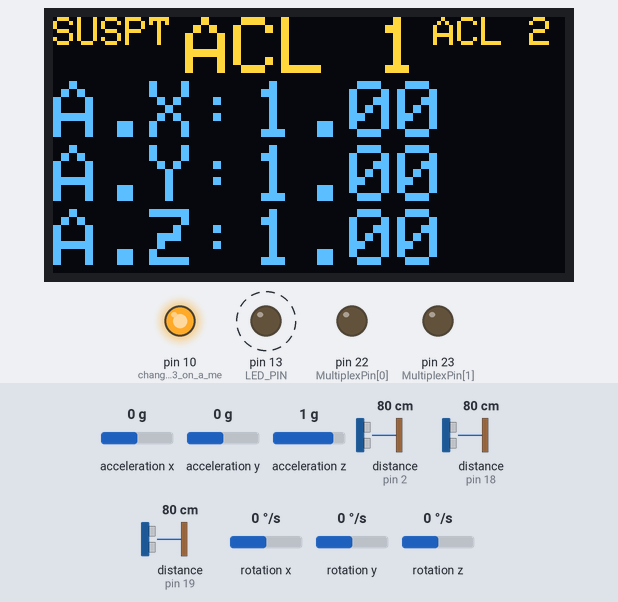
The sketch below on a simulated Arduino Mega 2560, built with avr-gcc and run on an emulated ATmega2560. Shown: 128×64 one-colour display, output pins drawn as LEDs (lit = HIGH). Wiring (inferred from the names in the program): 3 × range finder with pulse-width output: data pin 2 / data pin 18 / data pin 19; MPU-6050 motion sensor at I2C address 0x69. Dashed ring = blinking. The test bench sets the inputs (shaded band); at power-on: acceleration x 0 g, acceleration y 0 g, acceleration z 1 g, distance to the obstacle (sensors on pin 2, pin 18, pin 19) 80 cm, rotation x 0 °/s, rotation y 0 °/s, rotation z 0 °/s. The OLED is the two-colour kind (top 16 rows yellow); the display library's start-up logo is not drawn; the local clock reads 2024-03-15 10:24:30 at power-on unless the sketch sets it; storage starts empty; what the sketch prints to the serial monitor is not drawn.

Above: at 2.12 s.
At 3.26 s:
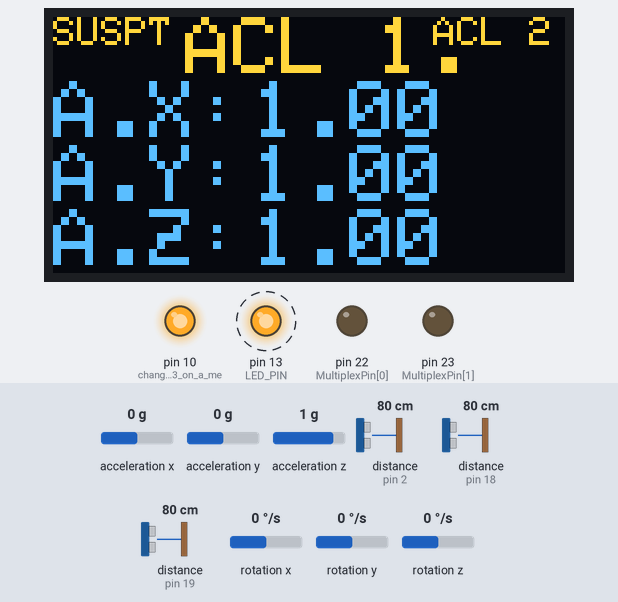
3.3 s: acceleration x set to -1.4 g
4.9 s: acceleration y set to -1.4 g
Timing chart, 0 to 8.4 s (numbered marks = the images above; inputs shaded):
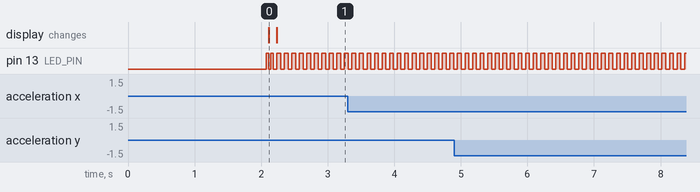

Measured:
- by itself, pin 13 (LED_PIN): alternates HIGH for 0.06 s and LOW for 0.06 s

The sketch:

teste_acelgyro_tela_datalogSD.ino
```cpp
#include <SPI.h>
#include <Wire.h>
#include <MPU6050.h>
#include <Adafruit_GFX.h> //OLED
#include <Adafruit_SSD1306.h> //OLED
#include <SD.h>
#include "RTClib.h"

///
#define SERIAL_BAUDRATE 9600
#define LED_PIN 13
///MPU Releated
const short MPU[3] = {0x68, 0x69, 0x68};

int16_t AcX[3] = {16384,0,16384},
        AcY[3] = {16384,0,16384},
        AcZ[3] = {16384,0,16384},
        GyX[3] = {16384,0,16384},
        GyY[3] = {16384,0,16384},
        GyZ[3] = {16384,0,16384}; //MPU

int16_t Acel_convert = 16384;

int16_t Susp[4] = { 4, 5, 6, 7 };   // posição da suspensão
float   Temp[4] = { 8.1, 9.2, 10.3, 11.4 }; // temp dos discos de freio
int16_t Pressao = 12; // pressao do freio
int16_t VelRoda = 13;
short MultiplexPin[2] = {22, 23}; //posição 1 = pino A
                                //posição 2 = pino B
short sensor_1 = 0, sensor_2 = 1, sensor_3 = 2, sensor_4 = 3;

bool Flash = false, Interrupting = false;
#define INTERRUPT_PIN_PRX 19 //pinos que funcionam: 2, 3, 19, 18
#define INTERRUPT_PIN_ANT 18
#define INTERRUPT_PIN_REC 2
///Display related
#define OLED_RESET 4
Adafruit_SSD1306 display(OLED_RESET);

#define SCREEN_WIDTH 128 // OLED display width, in pixels
#define SCREEN_HEIGHT 64 // OLED display height, in pixels

#define LIN_MENU   0
#define COL_MENU1  0
#define COL_MENU2  33
#define COL_MENU3  95

#define LIN_LABEL1    16
#define LIN_LABEL2    32
#define LIN_LABEL3    48
#define COL_LABEL     0
#define LIN_INFO1     16
#define LIN_INFO2     32
#define LIN_INFO3     48
#define COL_INFO      50

#define TEMP_OFFSET   5
#define SUSP_OFFSET   12

///Opcao selecionada
short opcao = 0;

//Pino CS do cartao SD
int Pino_CS = 10;
File file;
RTC_DS1307 rtc;
bool grava = false;

///MPU Releated
void getGyroValues(int pMultiplex, int pMPU, int16_t *pGyX, int16_t *pGyY, int16_t *pGyZ)
{ // MPU 6050 stuff
  if(pMultiplex == 1 || pMultiplex == 2) // se for um dos dois MPUs ligados juntos no primeiro grupo do multiplexador
  {
    digitalWrite(MultiplexPin[0], LOW);
    digitalWrite(MultiplexPin[1], LOW);
  }
  else // se não liga no segundo
  {
    digitalWrite(MultiplexPin[0], HIGH);
    digitalWrite(MultiplexPin[1], LOW);
  }
  Wire.beginTransmission(pMPU);
  Wire.write(0x43);
  Wire.endTransmission(); //talvez colocar false para não dar problema com o MLX
  Wire.requestFrom(pMPU, 6);
  while(Wire.available() < 6);
  *pGyX = Wire.read()<<8|Wire.read(); //0x43 (GYRO_XOUT_H) & 0x44 (GYRO_XOUT_L)
  *pGyY = Wire.read()<<8|Wire.read(); //0x45 (GYRO_YOUT_H) & 0x46 (GYRO_YOUT_L)
  *pGyZ = Wire.read()<<8|Wire.read(); //0x47 (GYRO_ZOUT_H) & 0x48 (GYRO_ZOUT_L)
}

void getAccelValues(int pMultiplex, int pMPU, int16_t *pAcX, int16_t *pAcY, int16_t *pAcZ)
{ // MPU 6050 stuff
  if(pMultiplex == 1 || pMultiplex == 2) // se for um dos dois MPUs ligados juntos no primeiro grupo do multiplexador
  {
    digitalWrite(MultiplexPin[0], LOW);
    digitalWrite(MultiplexPin[1], LOW);
  }
  else // se não liga no segundo
  {
    digitalWrite(MultiplexPin[0], HIGH);
    digitalWrite(MultiplexPin[1], LOW);
  }
  Wire.beginTransmission(pMPU);
  Wire.write(0x3B);
  Wire.endTransmission(); //talvez colocar false para não dar problema com o MLX
  Wire.requestFrom(pMPU, 6);
  while(Wire.available() < 6);
  *pAcX = Wire.read()<<8|Wire.read(); //0x43 (GYRO_XOUT_H) & 0x44 (GYRO_XOUT_L)
  *pAcY = Wire.read()<<8|Wire.read(); //0x45 (GYRO_YOUT_H) & 0x46 (GYRO_YOUT_L)
  *pAcZ = Wire.read()<<8|Wire.read(); //0x47 (GYRO_ZOUT_H) & 0x48 (GYRO_ZOUT_L)
}

void initializeMPU(int pMultiplex, int pMPU)
{
  //Serial.print("Iniciando MPU");
  if(pMultiplex == 1 || pMultiplex == 2) // se for um dos dois MPUs ligados juntos no primeiro grupo do multiplexador
  {
    digitalWrite(MultiplexPin[0], LOW);
    digitalWrite(MultiplexPin[1], LOW);
  }
  else
  {
    digitalWrite(MultiplexPin[0], HIGH);
    digitalWrite(MultiplexPin[1], LOW);
  }
  //POWER MANAGEMENT RELATED
  Wire.beginTransmission(pMPU); //escrevendo no endereço do MPU
  Wire.write(0x6B);            //acessando registrador responsável
  Wire.write(0b00000000);      //seta o sleep do MPU-6050 em 0
  Wire.endTransmission();      //termina a configuração //talvez colocar false para não dar problema com o MLX

  //GYRO CONFIG RELATED
  Wire.beginTransmission(pMPU);
  Wire.write(0x1B);
  Wire.write(0b00000000);
  Wire.endTransmission();//talvez colocar false para não dar problema com o MLX

  //ACCELEROMETER CONFIG RELATED
  Wire.beginTransmission(pMPU);
  Wire.write(0x1C);
  Wire.write(0b00000000);
  Wire.endTransmission();//talvez colocar false para não dar problema com o MLX
}

void readSensorsData(){
  getAccelValues    (sensor_2 + 1,
                     MPU[sensor_2],
                     &AcX[sensor_2],
                     &AcY[sensor_2],
                     &AcZ[sensor_2]);

  getGyroValues     (sensor_2 + 1,
                     MPU[sensor_2],
                     &GyX[sensor_2],
                     &GyY[sensor_2],
                     &GyZ[sensor_2]);

}

///

void opcao_mais ()
{
  detachInterrupt(digitalPinToInterrupt(digitalPinToInterrupt(INTERRUPT_PIN_PRX)));

   static unsigned long last_interrupt_time = 0;
   unsigned long interrupt_time = millis();
   // If interrupts come faster than 200ms, assume it's a bounce and ignore
   if (interrupt_time - last_interrupt_time > 200)
   {
     opcao++;
     if(opcao > 11)
      opcao = 0;
   }
   last_interrupt_time = interrupt_time;

  attachInterrupt(digitalPinToInterrupt(INTERRUPT_PIN_PRX), opcao_mais, FALLING);
}
void opcao_menos ()
{
  detachInterrupt(digitalPinToInterrupt(digitalPinToInterrupt(INTERRUPT_PIN_ANT)));

   static unsigned long last_interrupt_time = 0;
   unsigned long interrupt_time = millis();
   // If interrupts come faster than 200ms, assume it's a bounce and ignore
   if (interrupt_time - last_interrupt_time > 200)
   {
     opcao--;
     if(opcao < 0)
      opcao = 11;
   }
   last_interrupt_time = interrupt_time;

  attachInterrupt(digitalPinToInterrupt(INTERRUPT_PIN_ANT), opcao_menos, FALLING);
}
void opcao_rec ()
{
  detachInterrupt(digitalPinToInterrupt(digitalPinToInterrupt(INTERRUPT_PIN_REC)));

   static unsigned long last_interrupt_time = 0;
   unsigned long interrupt_time = millis();
   // If interrupts come faster than 200ms, assume it's a bounce and ignore
   if (interrupt_time - last_interrupt_time > 200)
     grava = !grava;

   last_interrupt_time = interrupt_time;

  attachInterrupt(digitalPinToInterrupt(INTERRUPT_PIN_REC), opcao_rec, FALLING);
}

void mostra_menu()
{
  display.setTextSize(1); // Draw 2X-scale text
  display.setTextColor(WHITE);
  display.setCursor(COL_MENU1, LIN_MENU); //posiciona o cursor para escrever o texto da opção

  switch(opcao)///opcao anterior
  {
    case  0:display.print("SUSPT");break;
    case  1:display.print("ACL 1");break;
    case  2:display.print("ACL 2");break;
    case  3:display.print("ACL 3");break;
    case  4:display.print("GYR 1");break;
    case  5:display.print("GYR 2");break;
    case  6:display.print("GYR 3");break;
    case  7:display.print("TEMP1");break;
    case  8:display.print("TEMP2");break;
    case  9:display.print("FREIO");break;
    case 10:display.print("VEL R");break;
    case 11:display.print("SUSPF");break;
  }


  display.setTextSize(2); // Draw 2X-scale text
  display.setTextColor(WHITE);
  display.setCursor(COL_MENU2, LIN_MENU); //posiciona o cursor para escrever o texto da opção

  switch(opcao)///opcao atual
  {
    case  0:display.print("ACL 1");break;
    case  1:display.print("ACL 2");break;
    case  2:display.print("ACL 3");break;
    case  3:display.print("GYR 1");break;
    case  4:display.print("GYR 2");break;
    case  5:display.print("GYR 3");break;
    case  6:display.print("TEMP1");break;
    case  7:display.print("TEMP2");break;
    case  8:display.print("FREIO");break;
    case  9:display.print("VEL R");break;
    case 10:display.print("SUSPF");break;
    case 11:display.print("SUSPT");break;
  }
  if(grava)
    display.print(".");

  display.setTextSize(1); // Draw 2X-scale text
  display.setTextColor(WHITE);
  display.setCursor(COL_MENU3, LIN_MENU); //posiciona o cursor para escrever o texto da opção

  switch(opcao) ///proxima opcao
  {
    case  0:display.print("ACL 2");break;
    case  1:display.print("ACL 3");break;
    case  2:display.print("GYR 1");break;
    case  3:display.print("GYR 2");break;
    case  4:display.print("GYR 3");break;
    case  5:display.print("TEMP1");break;
    case  6:display.print("TEMP2");break;
    case  7:display.print("FREIO");break;
    case  8:display.print("VEL R");break;
    case  9:display.print("SUSPF");break;
    case 10:display.print("SUSPT");break;
    case 11:display.print("ACL 1");break;
  }
}

void mostra_label()
{
  display.setTextSize(2); // Draw 2X-scale text
  ///labels

  display.setCursor(COL_LABEL, LIN_LABEL1);
  switch(opcao)
  {
    case  0:
    case  1:
    case  2:display.print("A.X:");break;
    case  3:
    case  4:
    case  5:display.print("G.X:");break;
    case  6:
    case  7:display.print("D");display.print((char)247);display.print("C:");break;
    case  8:display.print("PSI:");break;
    case  9:display.print("K/h:");break;
    case 10:
    case 11:display.print("CM:");break;
  }

  display.setCursor(COL_LABEL, LIN_LABEL2);
  switch(opcao)
  {
    case  0:
    case  1:
    case  2:display.print("A.Y:");break;
    case  3:
    case  4:
    case  5:display.print("G.Y:");break;
    case  6:
    case  7:display.print("E");display.print((char)247);display.print("C:");break;//char247 eh o caractere de graus
    case  8:break;
    case  9:break;
    case 10:
    case 11:display.print("CM:");break;
  }

  display.setCursor(COL_LABEL, LIN_LABEL3);
  switch(opcao)
  {
    case  0:
    case  1:
    case  2:display.print("A.Z:");break;
    case  3:
    case  4:
    case  5:display.print("G.Z:");break;
    case  6:
    case  7:break;
    case  8:break;
    case  9:break;
    case 10:
    case 11:break;
  }
}

void mostra_info()
{
  ///infos
  display.setCursor(COL_INFO, LIN_INFO1);
  float AcelConv = 0.0000;
  switch(opcao)///opcao atual
  {
    case  0:AcelConv = (AcX[sensor_1]/Acel_convert);display.print(AcelConv);break;
    case  1:AcelConv = (AcX[sensor_2]/Acel_convert);display.print(AcelConv);break;
    case  2:AcelConv = (AcX[sensor_3]/Acel_convert);display.print(AcelConv);break;
    case  3:display.print(GyX[sensor_1]);break;
    case  4:display.print(GyX[sensor_2]);break;
    case  5:display.print(GyX[sensor_3]);break;
    case  6:display.setCursor(COL_INFO, LIN_INFO1);
            display.print(Temp[sensor_1]);break;
    case  7:display.setCursor(COL_INFO - TEMP_OFFSET, LIN_INFO1);
            display.print(Temp[sensor_2]);break;
    case  8:display.print(Pressao);break;
    case  9:display.print(VelRoda);break;
    case 10:display.setCursor(COL_INFO - SUSP_OFFSET, LIN_INFO1);
            display.print(Susp[sensor_1]);break;
    case 11:display.setCursor(COL_INFO - SUSP_OFFSET, LIN_INFO1);
            display.print(Susp[sensor_2]);break;
  }


  display.setCursor(COL_INFO, LIN_INFO2);
  switch(opcao)///opcao atual
  {
    case  0:AcelConv = (AcY[sensor_1]/Acel_convert);display.print(AcelConv);break;
    case  1:AcelConv = (AcY[sensor_2]/Acel_convert);display.print(AcelConv);break;
    case  2:AcelConv = (AcY[sensor_3]/Acel_convert);display.print(AcelConv);break;
    case  3:display.print(GyY[sensor_1]);break;
    case  4:display.print(GyY[sensor_2]);break;
    case  5:display.print(GyY[sensor_3]);break;
    case  6:display.setCursor(COL_INFO - TEMP_OFFSET, LIN_INFO2 );
            display.print(Temp[sensor_3]);break;
    case  7:display.setCursor(COL_INFO - TEMP_OFFSET, LIN_INFO2);
            display.print(Temp[sensor_4]);break;
    case  8:break;
    case  9:break;
    case 10:display.setCursor(COL_INFO - SUSP_OFFSET, LIN_INFO2);
            display.print(Susp[sensor_3]);break;
    case 11:display.setCursor(COL_INFO - SUSP_OFFSET, LIN_INFO2);
            display.print(Susp[sensor_4]);break;
  }


  display.setCursor(COL_INFO, LIN_INFO3);
  switch(opcao)///opcao atual
  {
    case  0:AcelConv = (AcZ[sensor_1]/Acel_convert);display.print(AcelConv);break;
    case  1:AcelConv = (AcZ[sensor_2]/Acel_convert);display.print(AcelConv);break;
    case  2:AcelConv = (AcZ[sensor_3]/Acel_convert);display.print(AcelConv);break;
    case  3:display.print(GyZ[sensor_1]);break;
    case  4:display.print(GyZ[sensor_2]);break;
    case  5:display.print(GyZ[sensor_3]);break;
    case  6:break;
    case  7:break;
    case  8:break;
    case  9:break;
    case 10:break;
    case 11:break;
  }
}

///
void grava_cartao_SD()
{
  Serial.print("Gravando SD");
  //Abre arquivo no SD para gravacao
  file = SD.open("log.txt", FILE_WRITE);
  //Le as informacoes de data e hora
  DateTime now = rtc.now();
  //Grava data no cartao SD
  file.print("Data/hora: ");
  file.print(now.day(), DEC);
  file.print('/');
  file.print(now.month() < 10 ? "0" : "");
  file.print(now.month(), DEC);
  file.print('/');
  file.print(now.year(), DEC);
  file.print(' ');
  file.print(now.hour() < 10 ? "0" : "");
  file.print(now.hour(), DEC);
  file.print(':');
  file.print(now.minute() < 10 ? "0" : "");
  file.print(now.minute(), DEC);
  file.print(':');
  file.print(now.second() < 10 ? "0" : "");
  file.print(now.second(), DEC);
  file.print(' ');
  //Grava Info no cartao SD
  file.println(AcX[sensor_1]);file.print(':');
  file.println(AcY[sensor_1]);file.print(':');
  file.println(AcZ[sensor_1]);file.print(':');
  file.println(GyX[sensor_1]);file.print(':');
  file.println(GyY[sensor_1]);file.print(':');
  file.println(GyZ[sensor_1]);file.print(':');

  file.println(AcX[sensor_2]);file.print(':');
  file.println(AcY[sensor_2]);file.print(':');
  file.println(AcZ[sensor_2]);file.print(':');
  file.println(GyX[sensor_2]);file.print(':');
  file.println(GyY[sensor_2]);file.print(':');
  file.println(GyZ[sensor_2]);file.print(':');

  file.println(AcX[sensor_3]);file.print(':');
  file.println(AcY[sensor_3]);file.print(':');
  file.println(AcZ[sensor_3]);file.print(':');
  file.println(GyX[sensor_3]);file.print(':');
  file.println(GyY[sensor_3]);file.print(':');
  file.println(GyZ[sensor_3]);file.print(':');

  file.println(Temp[sensor_1]);file.print(':');
  file.println(Temp[sensor_2]);file.print(':');
  file.println(Temp[sensor_3]);file.print(':');
  file.println(Temp[sensor_4]);file.print(':');

  file.println(Pressao);file.print(':');
  file.println(VelRoda);file.print(':');

  file.println(Susp[sensor_1]);file.print(':');
  file.println(Susp[sensor_2]);file.print(':');
  file.println(Susp[sensor_3]);file.print(':');
  file.println(Susp[sensor_4]);
  //Fecha arquivo
  file.close();
}
///

void setup() {
  pinMode(LED_PIN, OUTPUT);
  Serial.begin(SERIAL_BAUDRATE);

  pinMode(MultiplexPin[0], OUTPUT);
  pinMode(MultiplexPin[1], OUTPUT);

  Wire.begin();

  initializeMPU(sensor_2 + 1, MPU[sensor_2]);

  display.begin(SSD1306_SWITCHCAPVCC, 0x3C);
  display.display();
  delay(2000); // Pause for 2 seconds

  display.clearDisplay();

  pinMode(10, OUTPUT); // change this to 53 on a mega  // don't follow this!!
  digitalWrite(10, HIGH); // Add this line

  //Inicia o cartao SD
  Serial.println("Iniciando cartao SD...");
  if (!SD.begin(Pino_CS))
  {
    Serial.println("Falha na inicializacao do SD!");
    return;
  }
}

void loop() {
  detachInterrupt(digitalPinToInterrupt(digitalPinToInterrupt(INTERRUPT_PIN_PRX)));
  detachInterrupt(digitalPinToInterrupt(digitalPinToInterrupt(INTERRUPT_PIN_ANT)));
  detachInterrupt(digitalPinToInterrupt(digitalPinToInterrupt(INTERRUPT_PIN_REC)));
  Flash = !Flash;
  if(Flash)
    digitalWrite(LED_PIN, HIGH);
  else
    digitalWrite(LED_PIN, LOW);

  readSensorsData();

  if(grava)
    grava_cartao_SD();

  display.clearDisplay();

  mostra_menu();
  mostra_label();
  mostra_info();

  display.display();      // Show initial tex
  attachInterrupt(digitalPinToInterrupt(INTERRUPT_PIN_PRX), opcao_mais, FALLING);
  attachInterrupt(digitalPinToInterrupt(INTERRUPT_PIN_ANT), opcao_menos, FALLING);
  attachInterrupt(digitalPinToInterrupt(INTERRUPT_PIN_REC), opcao_rec, FALLING);
}
```
